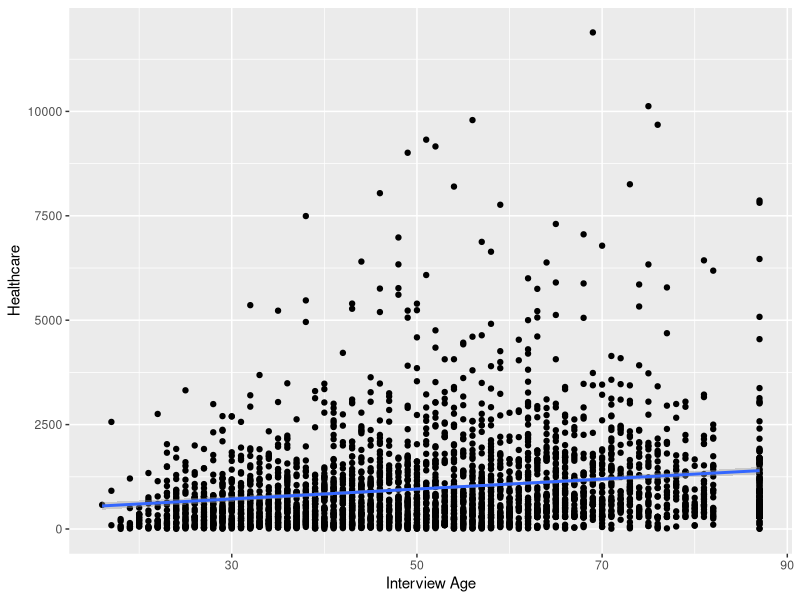
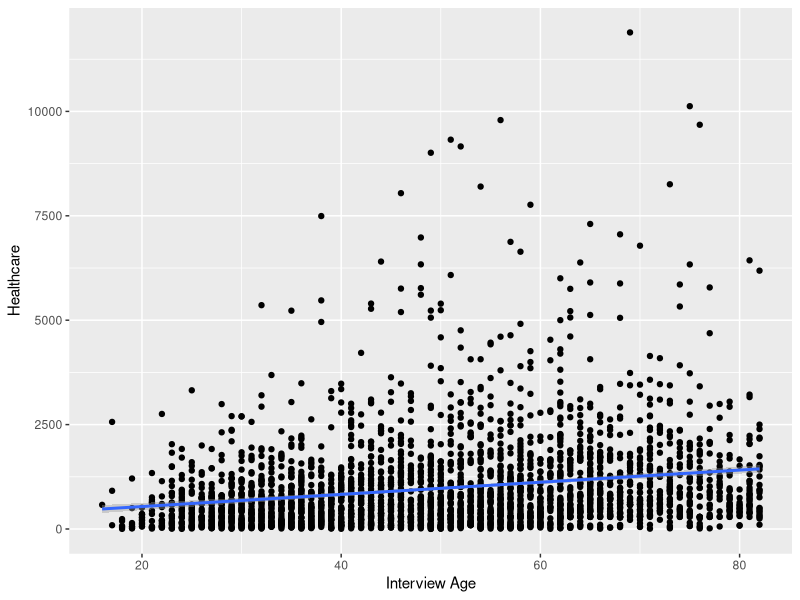
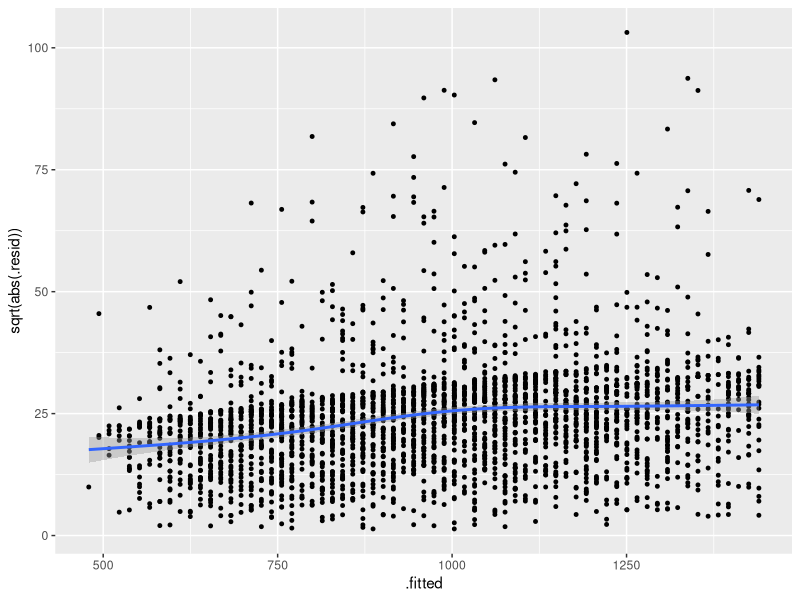
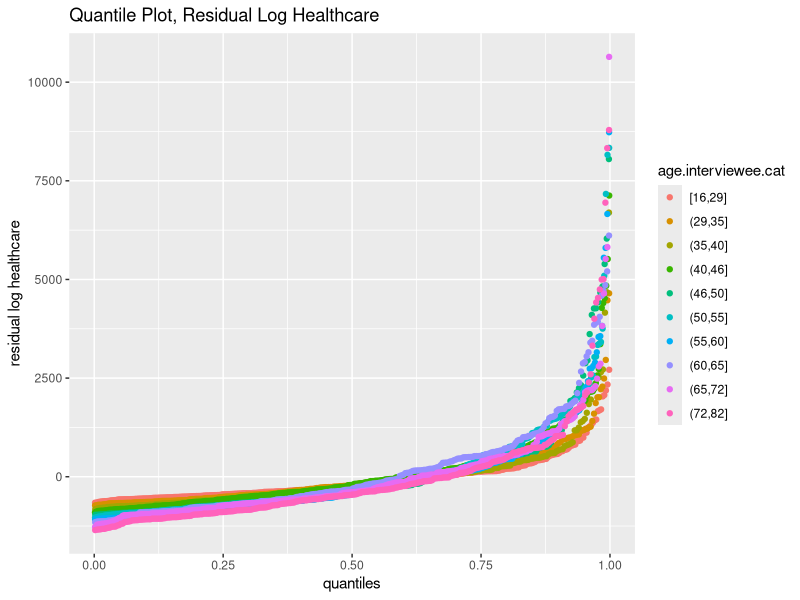
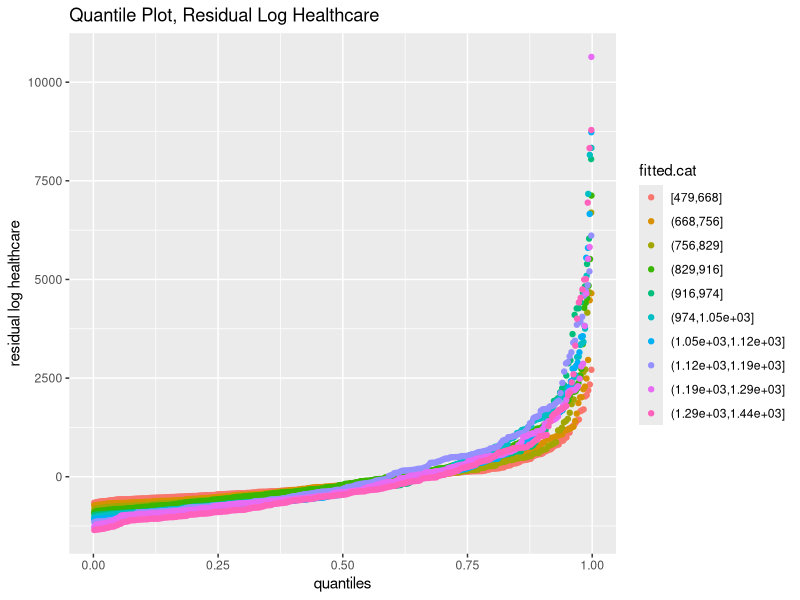
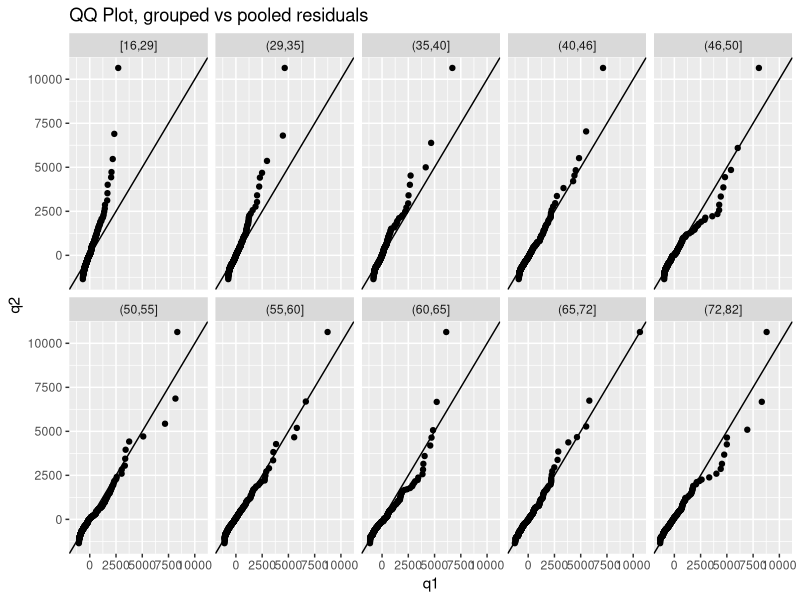
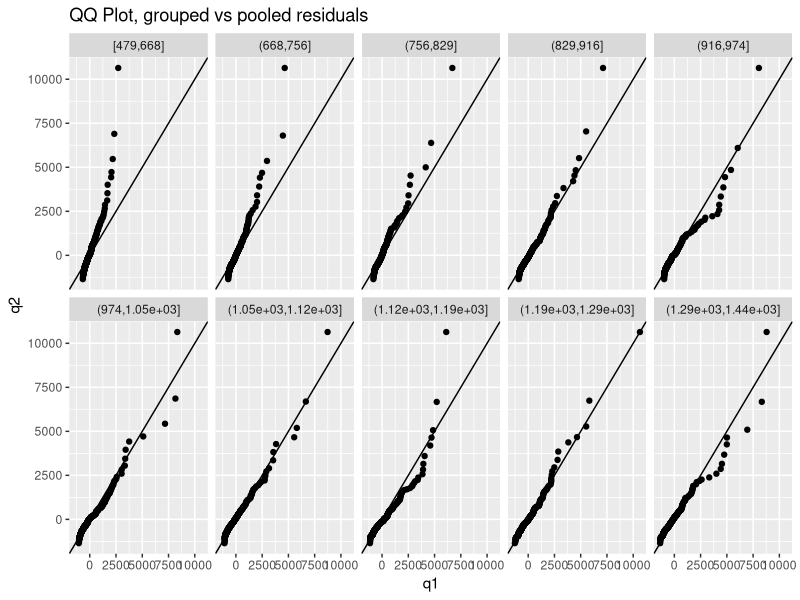
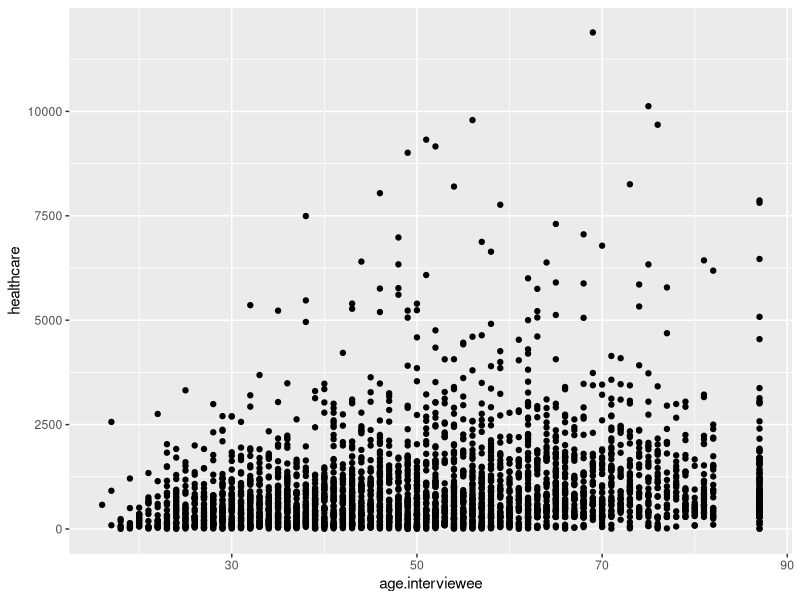

Generate these figures, in order, with R:
## ---- chunk 1
#Preliminaries
#Install packages as needed to run analysis
list.of.packages <- c("ggplot2", "plyr", "reshape2", "splines", "boot", "MASS", "broom")
new.packages <- list.of.packages[!(list.of.packages %in% installed.packages()[,"Package"])]
if(length(new.packages)) install.packages(new.packages)

#libraries
library(ggplot2)
library(plyr)
library(reshape2)
library(splines)
library(boot)
library(MASS)
library(broom)

#Random number generator with set to give the same output every time.
set.seed(1)
## ---- chunk 2
#Functions
glm.cv.loop = function(data, formula.text, DF.vector, K=10) {
  # make sure boot library is loaded
  require(boot) 
  cv.scores = rep(0, times = length(DF.vector))
  for (DF in DF.vector) {
  # get the fitted model for current value of DF
  spline.model = glm(as.formula(formula.text), data=data)
  # run K-fold cross validation 
  cv <- cv.glm(data=data, glmfit=spline.model, K=K)
  # extract the cross-validation score
  cv.scores[DF] = cv$delta[1]
}
# make the plot
data.out <- data.frame(df = DF.vector, cv.scores = cv.scores)
cv.plot <- ggplot(data = data.out, mapping=aes(x=df, y=cv.scores)) + geom_point() + labs(x='df', title='Cross Validation Scores')
# return a list containing the scores and the plot
return( list(scores = cv.scores, plot = cv.plot))
}  
## ---- chunk 3
Find.QQ <- function(.data, column.name, y) {
  # how many quantiles are we plotting?
  n.pts <- min( length(.data[, column.name]), length(y))
  # which quantiles are we plotting?
  probs = seq(from = 0, to = 1, length.out = n.pts)
  # compute these quantiles for each group
  q1 <- quantile(.data[, column.name], probs= probs)
  q2 <- quantile(y, probs=probs )
  # return them as a data frame
  return( data.frame(q1 = q1, q2 = q2))
}
## ---- chunk 4
Pool.Residuals <- function (data.augment, x, qvec = c(.05, .15, .5, .85, .95)) {
  require(plyr)
  require(reshape2)
  # find the quantiles of the residuals
  resid.quantile <- quantile(x = data.augment$.resid, probs = qvec)
  # add the quantiles of the residuals to the predicted trend
  data.augment = mutate(data.augment, 
  q1 = .fitted + resid.quantile[1],
  q2 = .fitted + resid.quantile[2],                                      
  q3 = .fitted + resid.quantile[3],                                      
  q4 = .fitted + resid.quantile[4],              
  q5 = .fitted + resid.quantile[5])
  # combine all of the quantiles into one column for easier plotting:
  data.melt <- melt(data.augment, id.vars= x, measure.vars = c('q1', 'q2', 'q3', 'q4', 'q5'))
  return( data.melt )
}
## ---- chunk 5

# The first step will be to load the data file. 
# The focus of the analysis will be to look at healthcare costs when compared to age of the interviewee 

# Load the data file
demographic_dataset <- read.csv(file = 'dataset/midterm-dataset.csv', header = TRUE)
## ---- chunk 6
agetohealthcost <- lm(formula = healthcare ~ age.interviewee, data = demographic_dataset)
#from here plot the data to have a starting point
agetohealthcost.plot <- ggplot(data=demographic_dataset, mapping=aes(x=age.interviewee, y=healthcare)) + geom_point()
agetohealthcost.plot + geom_smooth(method ='lm') + 
labs(x = 'Interview Age', y='Healthcare')
ggsave(agetohealthcost.plot, filename = "../results/agetohealthcost.png")
## ---- chunk 7

#Here apply the qualifications
demographic_subset.1 <- demographic_dataset[which(demographic_dataset$healthcare > 1),]
demographic_subset <- demographic_subset.1[-which(demographic_subset.1$age.interviewee > 86),]
#Create a new plot based on the new data that will show the difference from before
agetohealthcost.subset.plot <- ggplot(data=demographic_subset, mapping=aes(x=age.interviewee, y=healthcare)) + geom_point()
agetohealthcost.subset.plot + geom_smooth(method='lm')+ 
labs(x = 'Interview Age', y='Healthcare')
ggsave(agetohealthcost.plot, filename = "../results/agetohealthcost.png")
## ---- chunk 8
#Cross Validation
#This step uses a log to fit a natural spline to your data for cross validation. 
#Mutate to add the log to the dataframe
crossvalidation.subset <- mutate(demographic_subset, log.healthcare = log(healthcare))
#Use the function given to us above
out <- glm.cv.loop(crossvalidation.subset, formula.text = "log.healthcare ~ ns(age.interviewee, df = DF)", DF.vector = 1:30)

crossvalidationmodel <- lm(formula = healthcare ~ age.interviewee, data = crossvalidation.subset)
#create a new subset for the s-l plot
ggplotcv.subset = augment(crossvalidationmodel, data=crossvalidation.subset)
#generate the s-l plot
agetohealthcost_subset.plot <- ggplot(data = ggplotcv.subset, mapping=aes(x = .fitted, y = sqrt(abs(.resid)))) + geom_point(size = 1) + geom_smooth()
agetohealthcost_subset.plot
ggsave(agetohealthcost.plot, filename = "../results/agetohealthcost_subset.png")

## ---- chunk 9
#generate a subset from the previous data use cut to group data
residuals.subset = mutate(ggplotcv.subset, pred = predict(crossvalidationmodel), resid = resid(crossvalidationmodel), age.interviewee.cat = cut_number(age.interviewee, n = 10))
residualsqq.subset <- mutate(residuals.subset, pred = predict(crossvalidationmodel), resid = resid(crossvalidationmodel), fitted.cat = cut_number(.fitted, n = 10))

#plot each of groups to compare
residuals_age.plot <- ggplot(data = residualsqq.subset, mapping=aes(sample = resid, color = age.interviewee.cat)) + stat_qq(distribution=qunif) + labs(x = 'quantiles', y = 'residual log healthcare', title = 'Quantile Plot, Residual Log Healthcare')
residuals_age.plot 
ggsave(residuals_age.plot, filename = "../results/residuals_age.png")


residuals_fitted.plot <- ggplot(data = residualsqq.subset, mapping = aes(sample = resid, color = fitted.cat)) + stat_qq(distribution=qunif) + labs(x = 'quantiles', y = 'residual log healthcare', title = 'Quantile Plot, Residual Log Healthcare')
residuals_fitted.plot
ggsave(residuals_fitted.plot, filename = "../results/residuals_age.png")
## ---- chunk 10

#Create qq plots to compare more clearly
QQ.df <- ddply(residualsqq.subset, 'age.interviewee.cat', Find.QQ, column.name ="resid", y = residualsqq.subset$resid)
QQ2.df <- ddply(residualsqq.subset, 'fitted.cat', Find.QQ, column.name = "resid", y = residualsqq.subset$resid)

qq_age.plot <- ggplot(data = QQ.df, mapping=aes(x = q1, y = q2)) + geom_point() + geom_abline() + facet_wrap('age.interviewee.cat', nrow = 2) + labs(title='QQ Plot, grouped vs pooled residuals')
qq_age.plot 
ggsave(qq_age.plot, filename = "../results/qq_age.png")

qq_fitted.plot <- ggplot(data = QQ2.df, mapping=aes(x = q1, y = q2)) + geom_point() + geom_abline() + facet_wrap('fitted.cat', nrow = 2) + labs(title='QQ Plot, grouped vs pooled residuals')
qq_fitted.plot
ggsave(qq_fitted.plot, filename = "../results/qq_fitted.png")

